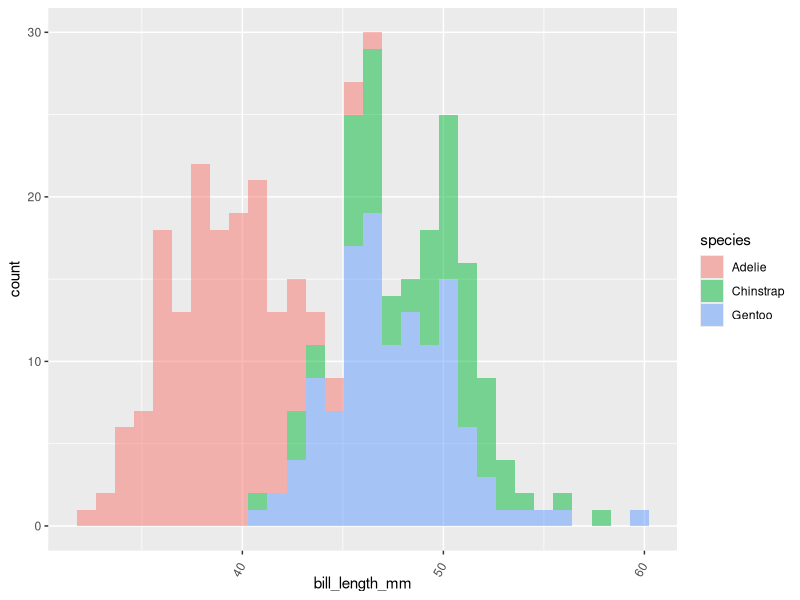
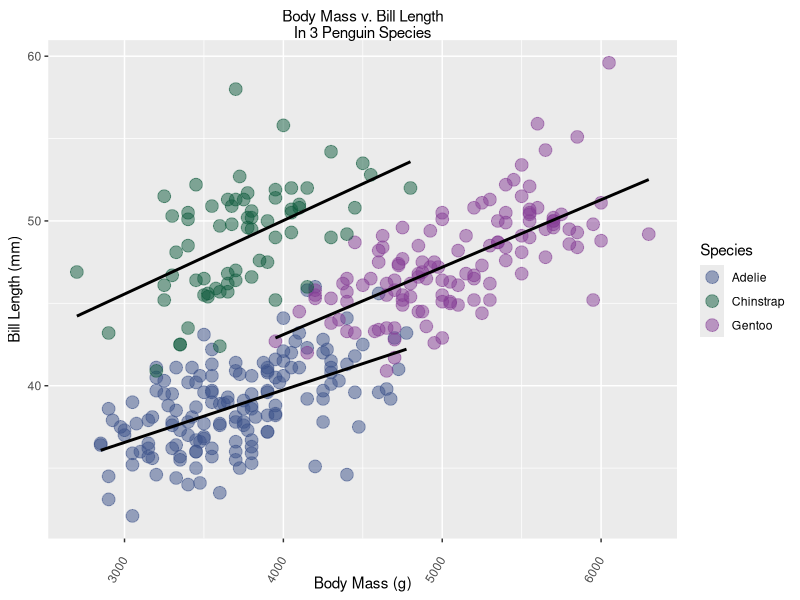
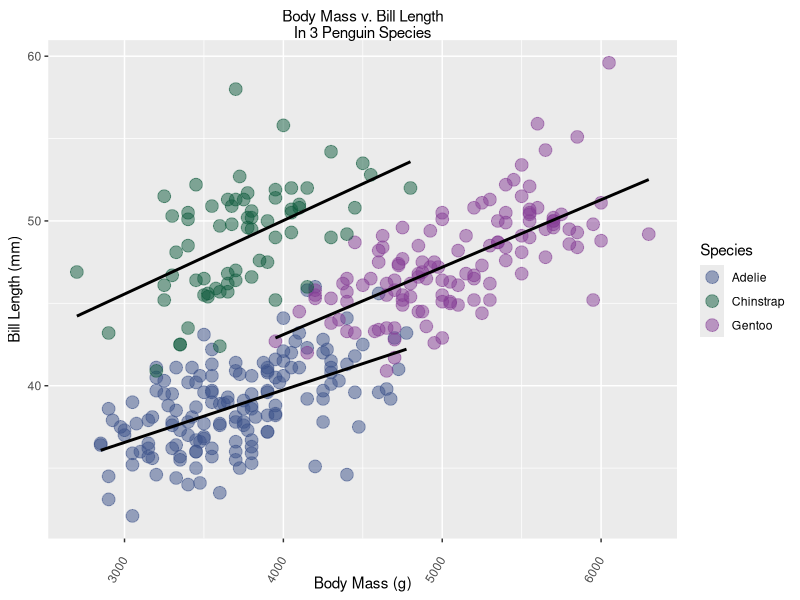

R code for these plots, in order:
library(tidyverse)
library(palmerpenguins)


theme_set(theme(axis.text.x = element_text(angle=60,hjust=1)))

#assigment 4 - what I want to do with my final project 

penguins %>% glimpse

ggplot(penguins,aes(bill_length_mm,fill=species))+ #aesthetics is where you map columns to different aspects of plot
  geom_histogram(alpha=.5) #alpha needs to be outside of aes
      #geom_density and geom_histogram are counterparts

# not all chart types need or can even accepts x & y aesthetics

#make custom color pallette
pal <- c("#3d528a","#115c3f","#853e96")

ggplot(penguins,aes(x=body_mass_g,y=bill_length_mm))+
  geom_point(aes(color=species),alpha=.5,size=4) + # this gives a scatter plot 
  geom_smooth(method="lm",aes(group=species),color="black",se=FALSE) + #se= standard error bar
  labs(x="Body Mass (g)",
       y="Bill Length (mm)",
       color="Species",
       title="Body Mass v. Bill Length\nIn 3 Penguin Species")+ #\n means new line 
  #theme_minimal() +
  theme(plot.title = element_text(hjust=.5)) + # center title
  #scale_color_viridis_d()
  scale_color_manual(values=pal)
ggsave("myplot.pdf",width=6,height=5,dpi=300)


data() #built in data sets